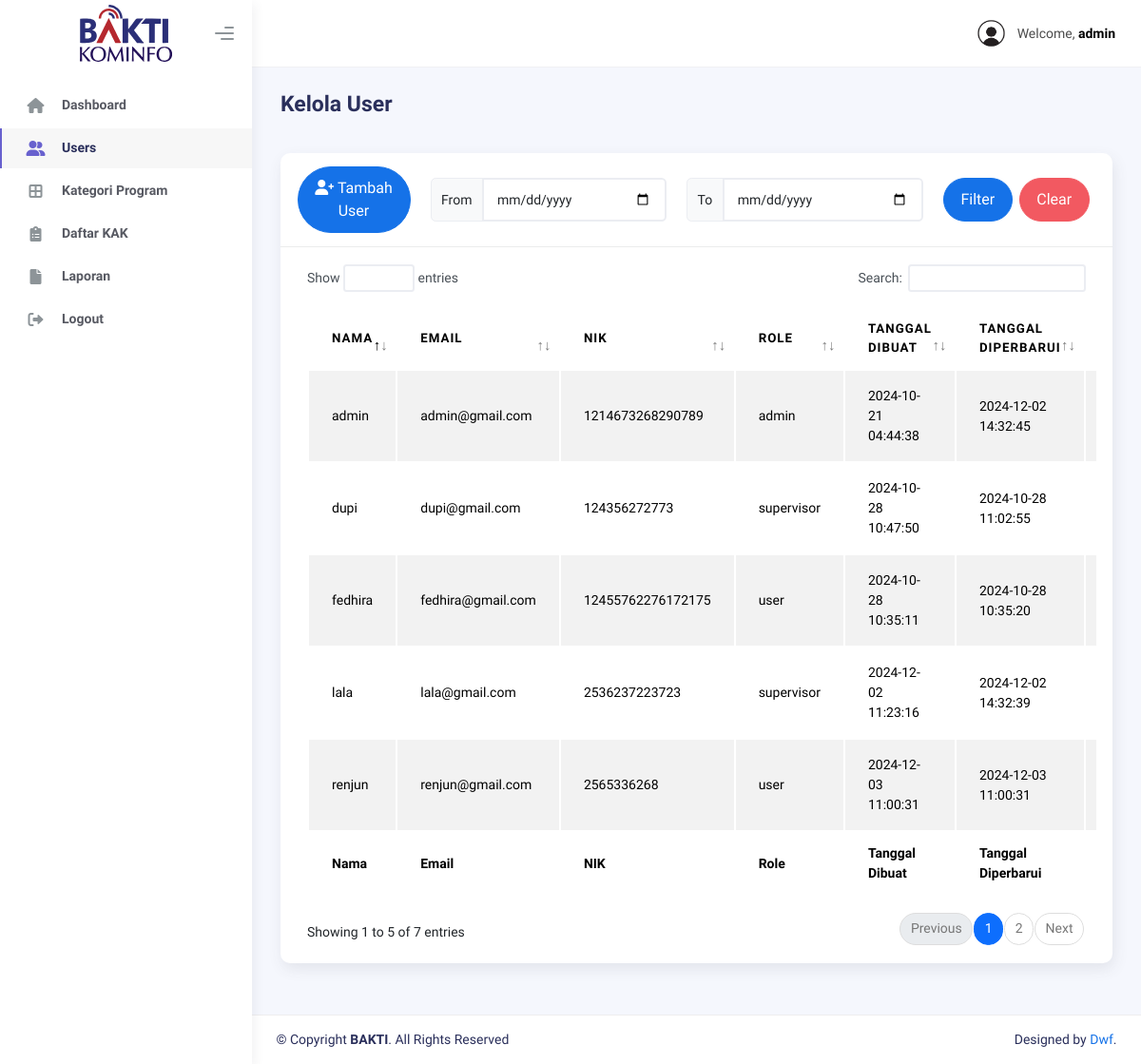
Screenshot of /views/admin/users.php (signed in) with the database file from the repository.
### tables this page shows
CREATE TABLE `user` (
  `user_id` int(11) NOT NULL,
  `kategori_id` int(255) NOT NULL,
  `username` varchar(100) NOT NULL,
  `email` varchar(100) NOT NULL,
  `password` varchar(255) NOT NULL,
  `nik` varchar(17) NOT NULL,
  `role` enum('admin','user','supervisor') NOT NULL,
  `created_at` datetime NOT NULL,
  `updated_at` datetime NOT NULL
);

### controllers/UserController.php (called while the page is built, shortened)
<?php
$username = isset($_SESSION['username']) ? htmlspecialchars($_SESSION['username']) : 'Guest';

### views/admin/users.php (the view, shortened to what this page needs)
<?php
require '../../controllers/UserController.php';
?>
<!DOCTYPE html>
<html lang="en">
<head>
  <link rel="stylesheet" href="https://cdn.jsdelivr.net/npm/sweetalert2@11/dist/sweetalert2.min.css">
  <link rel="stylesheet" href="https://cdnjs.cloudflare.com/ajax/libs/font-awesome/6.0.0/css/all.min.css">
  <link rel="stylesheet" href="../../assets/css/bootstrap.min.css" />
  <link rel="stylesheet" href="../../assets/css/plugins.min.css" />
  <link rel="stylesheet" href="../../assets/css/kaiadmin.min.css" />
  <link rel="stylesheet" href="../../assets/css/demo.css" />
</head>
<body>
  <div class="wrapper">
    <div class="sidebar" data-background-color="light">
      <div class="sidebar-logo">
        <div class="logo-header" style="justify-content: center">
          <a href="index.php" class="logo">
            <img
              src="../../assets/img/kaiadmin/logo_bakti_light.svg"
              alt="navbar brand"
              class="navbar-brand"
              height="60" />
          </a>
          <div class="nav-toggle">
            <button class="btn btn-toggle toggle-sidebar">
              <i class="gg-menu-right"></i>
            </button>
          </div>
        </div>
      </div>
      <div class="sidebar-wrapper scrollbar scrollbar-inner">
        <div class="sidebar-content">
          <ul class="nav nav-secondary">
            <li class="nav-item">
              <a
                href="index.php">
                <i class="fas fa-home"></i>
                <p>Dashboard</p>
              </a>
            </li>
            <li class="nav-item active">
              <a href="users.php">
                <i class="fas fa-user-group"></i>
                <p>Users</p>
              </a>
            </li>
            <li class="nav-item">
              <a href="kategori.php">
                <i class="fas fa-border-all"></i>
                <p>Kategori Program</p>
              </a>
            </li>
            <li class="nav-item">
              <a href="daftar.php">
                <i class="fa-sharp fa-solid fa-clipboard-list"></i>
                <p>Daftar KAK</p>
              </a>
            </li>
            <li class="nav-item">
              <a href="laporan.php">
                <i class="fas fa-file"></i>
                <p>Laporan</p>
              </a>
            </li>
            <li class="nav-item">
              <a href="#" onclick="logoutConfirm(event)">
                <i class="fas fa-right-from-bracket"></i>
                <p>Logout</p>
              </a>
            </li>
          </ul>
        </div>
      </div>
    </div>
    <div class="main-panel">
      <div class="main-header">
        <nav
          class="navbar navbar-header navbar-header-transparent navbar-expand-lg border-bottom">
          <div class="container-fluid">
            <ul class="navbar-nav topbar-nav ms-md-auto align-items-center">
              <li class="nav-item topbar-user dropdown hidden-caret">
                <a
                  class="dropdown-toggle profile-pic"
                  data-bs-toggle="dropdown"
                  href="#"
                  aria-expanded="false">
                  <div class="avatar-sm">
                    <img
                      src="../../assets/img/user.png"
                      alt="..."
                      class="avatar-img rounded-circle" />
                  </div>
                  <span class="profile-username">
                    <span class="op-7">Welcome,</span>
                    <span class="fw-bold"><?= $username ?></span>
                  </span>
                </a>
              </li>
            </ul>
          </div>
        </nav>
      </div>
      <div class="container">
        <div class="page-inner">
          <div class="page-header">
            <h3 class="fw-bold mb-3">Kelola User</h3>
          </div>
          <div class="row">
            <div class="col-md-12">
              <div class="card">
                <div class="card-header">
                  <div class="d-flex align-items-center">
                    <button
                      class="btn btn-primary btn-round me-4"
                      data-bs-toggle="modal"
                      data-bs-target="#addRowModal" style="width: 167px;">
                      <i class="fa fa-user-plus"></i>
                      Tambah User
                    </button>
                    <form method="GET" action="users.php">
                      <div class="d-flex">
                        <div class="input-group me-4">
                          <span class="input-group-text">From</span>
                          <input type="date" class="form-control" name="fromDate" />
                        </div>
                        <div class="input-group me-4">
                          <span class="input-group-text">To</span>
                          <input type="date" class="form-control" name="toDate" />
                        </div>
                        <button type="submit" class="btn btn-primary btn-round  me-2" style="width: 167px;">Filter</button>
                        <a href="users.php" class="btn btn-danger btn-round me-2" style="width: 167px;">Clear</a>
                      </div>
                    </form>
                  </div>
                </div>
                <div class="card-body">
                  <?php
                  function fetchUsers($koneksi, $fromDate = null, $toDate = null)
                  {
                    $sql = "SELECT * FROM user";
                    $stmt = $koneksi->prepare($sql);
                    $stmt->execute();
                    $result = $stmt->get_result();
                    if ($result->num_rows > 0) {
                      while ($row = $result->fetch_assoc()) {
                        echo "<tr>
                <td>" . htmlspecialchars($row['username']) . "</td>
                <td>" . htmlspecialchars($row['email']) . "</td>
                <td>" . htmlspecialchars($row['nik']) . "</td>
                <td>" . htmlspecialchars($row['role']) . "</td>
                <td>" . htmlspecialchars($row['created_at']) . "</td>
                <td>" . htmlspecialchars($row['updated_at']) . "</td>
                <td>
                    <div class='form-button-action'>
                        <button class='btn btn-warning btn-round me-2' style='width: 100px;'
                                data-bs-toggle='modal' data-bs-target='#editRowModal'
                                onclick='populateEditModal(" . json_encode($row) . ")'>
                            <i class='fa fa-edit'></i> Ubah
                        </button>
                        <button class='btn btn-danger btn-round' style='width: 100px'
                                onclick='confirmDelete(" . $row['user_id'] . ")'>
                            <i class='fa fa-trash'></i> Hapus
                        </button>
                    </div>
                </td>
            </tr>";
                      }
                    } else {
                      echo "<tr><td colspan='7'>No users found</td></tr>";
                    }
                  }
                  ?>
                  <div class="table-responsive">
                    <table id="add-row" class="display table table-striped table-hover">
                      <thead>
                        <tr>
                          <th>Nama</th>
                          <th>Email</th>
                          <th>NIK</th>
                          <th>Role</th>
                          <th>Tanggal Dibuat</th>
                          <th>Tanggal Diperbarui</th>
                          <th style="width: 10%">Aksi</th>
                        </tr>
                      </thead>
                      <tfoot>
                        <tr>
                          <th>Nama</th>
                          <th>Email</th>
                          <th>NIK</th>
                          <th>Role</th>
                          <th>Tanggal Dibuat</th>
                          <th>Tanggal Diperbarui</th>
                          <th>Aksi</th>
                        </tr>
                      </tfoot>
                      <tbody>
                        <?php fetchUsers($koneksi, $fromDate, $toDate); ?>
                      </tbody>
                    </table>
                  </div>
                </div>
              </div>
            </div>
          </div>
        </div>
      </div>
      <footer class="footer">
        <div class="container-fluid d-flex justify-content-between">
          <div class="copyright">
            © Copyright <strong>BAKTI</strong>. All Rights Reserved
          </div>
          <div>
            Designed by
            <a target="_blank" href="">Dwf</a>.
          </div>
        </div>
      </footer>
    </div>
  </div>
</body>
</html>

### views/admin/users.php (style rules this page uses)
.btn { padding: 10px; font-size: 16px; border-radius: 5px; display: inline-block; text-align: center; }

### rows the page displays
user: username "admin", email "admin@gmail.com", nik "1214673268290789", role "admin", created_at "2024-10-21 04:44:38", updated_at "2024-12-02 14:32:45"
user: username "fedhira", email "fedhira@gmail.com", nik "12455762276172175", role "user", created_at "2024-10-28 10:35:11", updated_at "2024-10-28 10:35:20"
user: username "dupi", email "dupi@gmail.com", nik "124356272773", role "supervisor", created_at "2024-10-28 10:47:50", updated_at "2024-10-28 11:02:55"
user: username "lala", email "lala@gmail.com", nik "2536237223723", role "supervisor", created_at "2024-12-02 11:23:16", updated_at "2024-12-02 14:32:39"
user: username "renjun", email "renjun@gmail.com", nik "2565336268", role "user", created_at "2024-12-03 11:00:31", updated_at "2024-12-03 11:00:31"

### other values shown
$username "admin"
